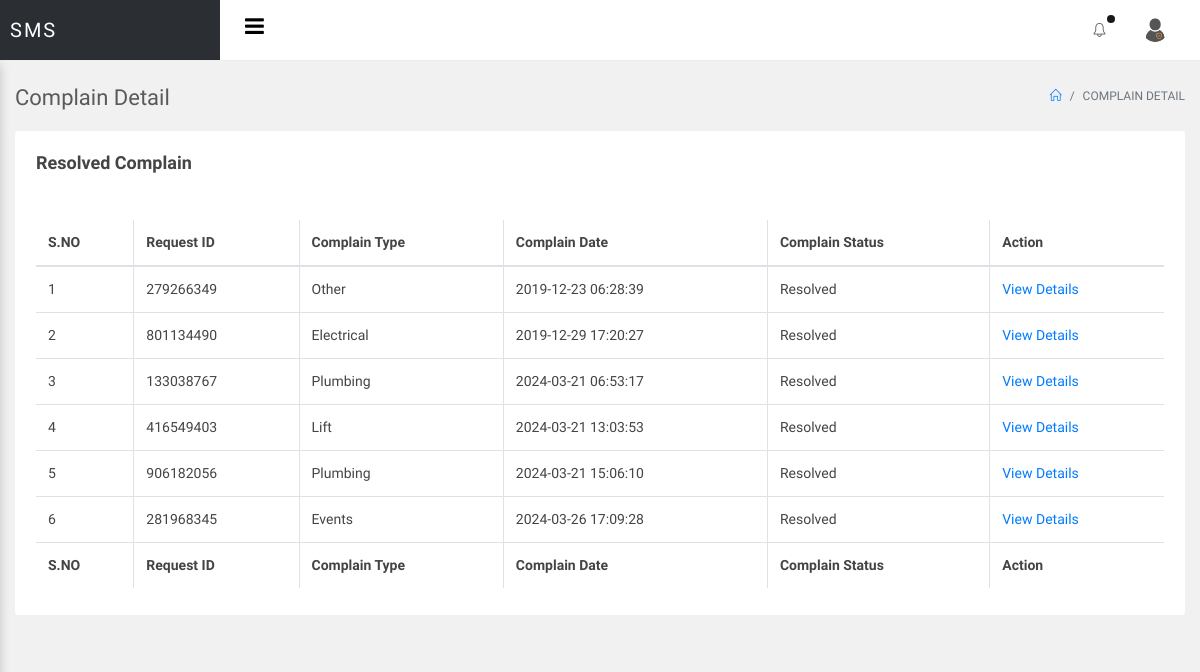
/sms/admin/resolved-complain.php, run on an earlier commit of the app's database.
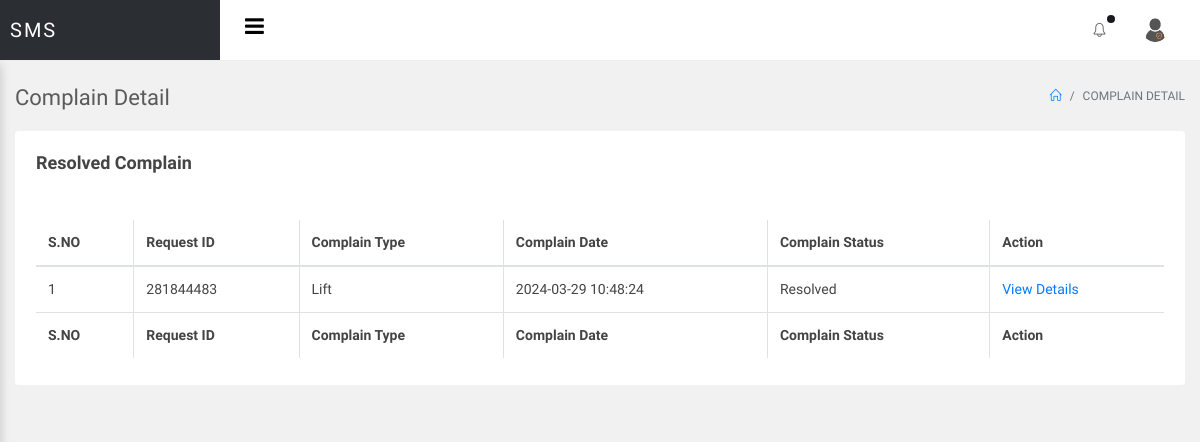
And on a later commit of the database.
### tables this page shows
CREATE TABLE `tblcomplain` (
  `ID` int(10) NOT NULL,
  `RequestID` int(10) DEFAULT NULL,
  `UserID` int(10) DEFAULT NULL,
  `ComplainType` varchar(200) DEFAULT NULL,
  `ComplainDes` mediumtext DEFAULT NULL,
  `CompRaisedate` timestamp NULL DEFAULT current_timestamp(),
  `AdminRemark` mediumtext DEFAULT NULL,
  `Status` varchar(200) DEFAULT NULL,
  `ResolvedDate` timestamp NULL DEFAULT NULL ON UPDATE current_timestamp()
);

### sms/admin/resolved-complain.php (the view, shortened to what this page needs)
<?php
include('includes/dbconnection.php');
  ?>
<!doctype html>
<html lang="en">
<head>
<link rel="stylesheet" href="../assets/vendor/bootstrap/css/bootstrap.min.css">
<link rel="stylesheet" href="../assets/vendor/animate-css/animate.min.css">
<link rel="stylesheet" href="../assets/vendor/font-awesome/css/font-awesome.min.css">
<link rel="stylesheet" href="../assets/vendor/jquery-datatable/dataTables.bootstrap4.min.css">
<link rel="stylesheet" href="../assets/vendor/jquery-datatable/fixedeader/dataTables.fixedcolumns.bootstrap4.min.css">
<link rel="stylesheet" href="../assets/vendor/jquery-datatable/fixedeader/dataTables.fixedheader.bootstrap4.min.css">
<link rel="stylesheet" href="../assets/vendor/sweetalert/sweetalert.css"/>
<link rel="stylesheet" href="assets/css/main.css">
<link rel="stylesheet" href="assets/css/color_skins.css">
</head>
<body class="theme-blue">
<div id="wrapper">
    <?php include_once('includes/header.php');?>
    <div id="main-content">
        <div class="container-fluid">
            <div class="block-header">
                <div class="row">
                    <div class="col-lg-5 col-md-8 col-sm-12">
                        <h2>Complain Detail</h2>
                    </div>
                    <div class="col-lg-7 col-md-4 col-sm-12 text-right">
                        <ul class="breadcrumb justify-content-end">
                            <li class="breadcrumb-item"><a href="dashboard.php"><i class="icon-home"></i></a></li>
                            <li class="breadcrumb-item active">Complain Detail</li>
                        </ul>
                    </div>
                </div>
            </div>
            <div class="row clearfix">
                <div class="col-lg-12">
                    <div class="card">
                        <div class="header">
                            <h2>Resolved Complain</h2>
                        </div>
                        <div class="body">
                            <div class="table-responsive">
 <table class="table table-bordered table-hover js-basic-example dataTable table-custom">
         <thead>
         <tr>
         <th>S.NO</th>
       <th>Request ID</th>
        <th>Complain Type</th>
        <th>Complain Date</th>
        <th>Complain Status</th>
        <th>Action</th>
          </tr>
         </thead>
         <tbody>
                                        <?php
$sql= "SELECT * from tblcomplain where Status='Resolved' ";
$query = $dbh -> prepare($sql);
$query->execute();
$results=$query->fetchAll(PDO::FETCH_OBJ);
$cnt=1;
if($query->rowCount() > 0)
{
foreach($results as $row)
{               ?>
                                        <tr>
                                           <td><?php echo htmlentities($cnt);?></td>
                  <td><?php  echo htmlentities($row->RequestID);?>
                  </td>
                  <td><?php  echo htmlentities($row->ComplainType);?></td>
                  <td><?php  echo htmlentities($row->CompRaisedate);?></td>
                  <?php if($row->Status==""){ ?>
                     <td><?php echo "Not Updated Yet"; ?></td>
<?php } else { ?>                  <td><?php  echo htmlentities($row->Status);?>
                  </td>
                  <?php } ?>
                   <td> <a href="view-complain-detail.php?viewid=<?php echo htmlentities ($row->ID);?>">View Details</a></td>
                                        </tr>
                                        <?php $cnt=$cnt+1;}} ?>
                                    </tbody>
                                    <tfoot>
                                        <tr>
                                            <th>S.NO</th>
     <th>Request ID</th>
        <th>Complain Type</th>
        <th>Complain Date</th>
        <th>Complain Status</th>
         <th>Action</th>
                                        </tr>
                                    </tfoot>
                                </table>
                            </div>
                        </div>
                    </div>
                </div>
              </div>
        </div>
    </div>
</div>
</body>
</html>

### sms/admin/includes/header.php (shortened to what this page needs)
<nav class="navbar navbar-fixed-top">
        <div class="container-fluid">
            <div class="navbar-brand">
                <a href="dashboard.php">
                    <span class="name">SMS</span>
                </a>
            </div>
            <div class="navbar-right">
                <ul class="list-unstyled clearfix mb-0">
                    <li>
                        <div class="navbar-btn btn-toggle-show">
                            <button type="button" class="btn-toggle-offcanvas"><i class="lnr lnr-menu fa fa-bars"></i></button>
                        </div>
                    </li>
                    <li>
                        <div id="navbar-menu">
                            <ul class="nav navbar-nav">
                                <li class="dropdown">
                                    <a href="javascript:void(0);" class="dropdown-toggle icon-menu" data-toggle="dropdown">
                                        <i class="icon-bell"></i>
                                        <span class="notification-dot"></span>
                                    </a>
                                </li>
                                <li class="dropdown">
                                    <a href="javascript:void(0);" class="dropdown-toggle icon-menu" data-toggle="dropdown">
                                        <img class="rounded-circle" src="assets/images/download.png" width="30" alt="">
                                    </a>
                                </li>
                            </ul>
                        </div>
                    </li>
                </ul>
            </div>
        </div>
    </nav>

What changed in the data, as far as the page shows it:
removed tblcomplain: RequestID "279266349", ComplainType "Other", CompRaisedate "2019-12-23 06:28:39", Status "Resolved"
removed tblcomplain: RequestID "801134490", ComplainType "Electrical", CompRaisedate "2019-12-29 17:20:27", Status "Resolved"
removed tblcomplain: RequestID "133038767", ComplainType "Plumbing", CompRaisedate "2024-03-21 06:53:17", Status "Resolved"
removed tblcomplain: RequestID "416549403", ComplainType "Lift", CompRaisedate "2024-03-21 13:03:53", Status "Resolved"
removed tblcomplain: RequestID "906182056", ComplainType "Plumbing", CompRaisedate "2024-03-21 15:06:10", Status "Resolved"
removed tblcomplain: RequestID "281968345", ComplainType "Events", CompRaisedate "2024-03-26 17:09:28", Status "Resolved"
added tblcomplain: RequestID "281844483", ComplainType "Lift", CompRaisedate "2024-03-29 10:48:24", Status "Resolved"
